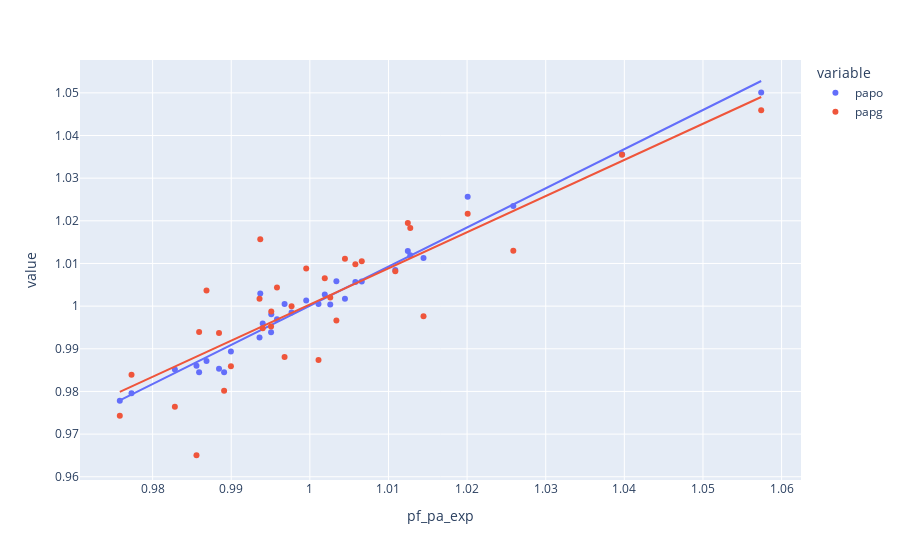

Here is the notebook cell this chart was saved with:
### Code cell
# How does the adjusted-OBP estimate of PA adjustment do against observed PA/out and PA/game?
px.scatter(pfs.reset_index(), y=['papo', 'papg'], x='pf_pa_exp', trendline="ols", hover_name='park_id')

### Figure 1 — Plotly figure (JSON) as saved in the notebook; plotly's stock layout.template omitted (floating-point values rounded to 4 significant figures)
{"data": [{"hovertemplate": "<b>%{hovertext}</b><br><br>variable=papo<br>pf_pa_exp=%{x}<br>value=%{y}<extra></extra>", "hovertext": ["ANA01", "ARL02", "ARL03", "ATL02", "ATL03", "BAL12", "BOS07", "BUF05", "CHI11", "CHI12", "CIN09", "CLE08", "DEN02", "DET05", "HOU03", "KAN06", "LOS03", "MIA02", "MIL06", "MIN04", "NYC20", "NYC21", "OAK01", "PHI13", "PHO01", "PIT08", "SAN02", "SEA03", "SFO03", "STL10", "STP01", "TOR02", "WAS11"], "legendgroup": "papo", "marker": {"color": "#636efa", "symbol": "circle"}, "mode": "markers", "name": "papo", "orientation": "v", "showlegend": true, "type": "scatter", "x": [0.9936, 1.04, 1.002, 0.9937, 1.003, 1.007, 1.026, 1.02, 1.001, 0.994, 1.012, 1.014, 1.057, 0.9995, 0.9891, 1.011, 0.9856, 0.9869, 0.9951, 1.006, 0.9758, 0.9968, 0.9859, 0.9958, 1.013, 1.004, 0.9884, 0.9773, 0.9977, 0.99, 0.9828, 0.9951, 1.003], "xaxis": "x", "y": [0.9926, 1.036, 1.003, 1.003, 1.006, 1.006, 1.024, 1.026, 1.0, 0.9959, 1.013, 1.011, 1.05, 1.001, 0.9845, 1.008, 0.986, 0.9872, 0.9981, 1.006, 0.9778, 1.0, 0.9845, 0.9969, 1.012, 1.002, 0.9853, 0.9796, 0.9985, 0.9894, 0.9851, 0.9939, 1.0], "yaxis": "y"}, {"hovertemplate": "<b>OLS trendline</b><br>value = 0.917689 * pf_pa_exp + 0.0824079<br>R<sup>2</sup>=0.968775<br><br>variable=papo<br>pf_pa_exp=%{x}<br>value=%{y} <b>(trend)</b><extra></extra>", "legendgroup": "papo", "marker": {"color": "#636efa", "symbol": "circle"}, "mode": "lines", "name": "papo", "showlegend": false, "type": "scatter", "x": [0.9758, 0.9773, 0.9828, 0.9856, 0.9859, 0.9869, 0.9884, 0.9891, 0.99, 0.9936, 0.9937, 0.994, 0.9951, 0.9951, 0.9958, 0.9968, 0.9977, 0.9995, 1.001, 1.002, 1.003, 1.003, 1.004, 1.006, 1.007, 1.011, 1.012, 1.013, 1.014, 1.02, 1.026, 1.04, 1.057], "xaxis": "x", "y": [0.9779, 0.9793, 0.9843, 0.9869, 0.9872, 0.988, 0.9895, 0.9901, 0.9909, 0.9942, 0.9943, 0.9946, 0.9956, 0.9956, 0.9963, 0.9971, 0.998, 0.9997, 1.001, 1.002, 1.002, 1.003, 1.004, 1.005, 1.006, 1.01, 1.012, 1.012, 1.013, 1.019, 1.024, 1.037, 1.053], "yaxis": "y"}, {"hovertemplate": "<b>%{hovertext}</b><br><br>variable=papg<br>pf_pa_exp=%{x}<br>value=%{y}<extra></extra>", "hovertext": ["ANA01", "ARL02", "ARL03", "ATL02", "ATL03", "BAL12", "BOS07", "BUF05", "CHI11", "CHI12", "CIN09", "CLE08", "DEN02", "DET05", "HOU03", "KAN06", "LOS03", "MIA02", "MIL06", "MIN04", "NYC20", "NYC21", "OAK01", "PHI13", "PHO01", "PIT08", "SAN02", "SEA03", "SFO03", "STL10", "STP01", "TOR02", "WAS11"], "legendgroup": "papg", "marker": {"color": "#EF553B", "symbol": "circle"}, "mode": "markers", "name": "papg", "orientation": "v", "showlegend": true, "type": "scatter", "x": [0.9936, 1.04, 1.002, 0.9937, 1.003, 1.007, 1.026, 1.02, 1.001, 0.994, 1.012, 1.014, 1.057, 0.9995, 0.9891, 1.011, 0.9856, 0.9869, 0.9951, 1.006, 0.9758, 0.9968, 0.9859, 0.9958, 1.013, 1.004, 0.9884, 0.9773, 0.9977, 0.99, 0.9828, 0.9951, 1.003], "xaxis": "x", "y": [1.002, 1.035, 1.007, 1.016, 0.9966, 1.011, 1.013, 1.022, 0.9874, 0.9948, 1.019, 0.9976, 1.046, 1.009, 0.9802, 1.008, 0.965, 1.004, 0.9987, 1.01, 0.9743, 0.9881, 0.994, 1.004, 1.018, 1.011, 0.9937, 0.9839, 1.0, 0.9859, 0.9764, 0.9952, 1.002], "yaxis": "y"}, {"hovertemplate": "<b>OLS trendline</b><br>value = 0.847502 * pf_pa_exp + 0.15287<br>R<sup>2</sup>=0.717778<br><br>variable=papg<br>pf_pa_exp=%{x}<br>value=%{y} <b>(trend)</b><extra></extra>", "legendgroup": "papg", "marker": {"color": "#EF553B", "symbol": "circle"}, "mode": "lines", "name": "papg", "showlegend": false, "type": "scatter", "x": [0.9758, 0.9773, 0.9828, 0.9856, 0.9859, 0.9869, 0.9884, 0.9891, 0.99, 0.9936, 0.9937, 0.994, 0.9951, 0.9951, 0.9958, 0.9968, 0.9977, 0.9995, 1.001, 1.002, 1.003, 1.003, 1.004, 1.006, 1.007, 1.011, 1.012, 1.013, 1.014, 1.02, 1.026, 1.04, 1.057], "xaxis": "x", "y": [0.9799, 0.9811, 0.9858, 0.9881, 0.9884, 0.9892, 0.9906, 0.9911, 0.9919, 0.9949, 0.995, 0.9953, 0.9962, 0.9962, 0.9968, 0.9976, 0.9984, 1.0, 1.001, 1.002, 1.003, 1.003, 1.004, 1.005, 1.006, 1.01, 1.011, 1.011, 1.013, 1.017, 1.022, 1.034, 1.049], "yaxis": "y"}], "layout": {"legend": {"title": {"text": "variable"}, "tracegroupgap": 0}, "margin": {"t": 60}, "xaxis": {"anchor": "y", "domain": [0, 1], "title": {"text": "pf_pa_exp"}}, "yaxis": {"anchor": "x", "domain": [0, 1], "title": {"text": "value"}}}}
